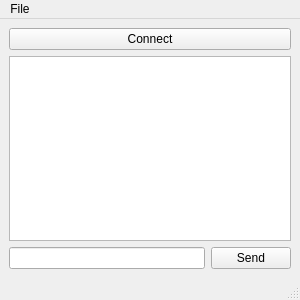
<?xml version="1.0" encoding="UTF-8"?>
<ui version="4.0">
 <class>TalkWindow</class>
 <widget class="QMainWindow" name="TalkWindow">
  <property name="geometry">
   <rect>
    <x>0</x>
    <y>0</y>
    <width>300</width>
    <height>300</height>
   </rect>
  </property>
  <property name="windowTitle">
   <string>MainWindow</string>
  </property>
  <widget class="QWidget" name="centralwidget">
   <layout class="QHBoxLayout" name="horizontalLayout_2">
    <item>
     <layout class="QVBoxLayout" name="verticalLayout">
      <item>
       <widget class="QPushButton" name="connectButton">
        <property name="text">
         <string>Connect</string>
        </property>
       </widget>
      </item>
      <item>
       <widget class="QTextEdit" name="talkMain"/>
      </item>
      <item>
       <layout class="QHBoxLayout" name="horizontalLayout">
        <item>
         <widget class="QLineEdit" name="messageEdit"/>
        </item>
        <item>
         <widget class="QPushButton" name="sendButton">
          <property name="text">
           <string>Send</string>
          </property>
         </widget>
        </item>
       </layout>
      </item>
     </layout>
    </item>
   </layout>
  </widget>
  <widget class="QMenuBar" name="menubar">
   <property name="geometry">
    <rect>
     <x>0</x>
     <y>0</y>
     <width>300</width>
     <height>28</height>
    </rect>
   </property>
   <property name="defaultUp">
    <bool>true</bool>
   </property>
   <widget class="QMenu" name="menuFile">
    <property name="title">
     <string>File</string>
    </property>
    <addaction name="actionExit"/>
   </widget>
   <addaction name="menuFile"/>
  </widget>
  <widget class="QStatusBar" name="statusbar"/>
  <action name="actionExit">
   <property name="text">
    <string>Exit</string>
   </property>
  </action>
 </widget>
 <resources/>
 <connections>
  <connection>
   <sender>actionExit</sender>
   <signal>triggered()</signal>
   <receiver>TalkWindow</receiver>
   <slot>close()</slot>
   <hints>
    <hint type="sourcelabel">
     <x>-1</x>
     <y>-1</y>
    </hint>
    <hint type="destinationlabel">
     <x>149</x>
     <y>149</y>
    </hint>
   </hints>
  </connection>
 </connections>
</ui>
